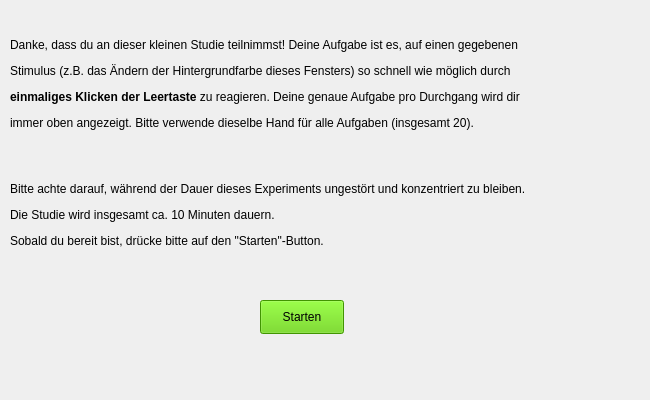
<?xml version="1.0" encoding="UTF-8"?>
<ui version="4.0">
 <class>Form</class>
 <widget class="QWidget" name="Form">
  <property name="geometry">
   <rect>
    <x>0</x>
    <y>0</y>
    <width>650</width>
    <height>400</height>
   </rect>
  </property>
  <property name="minimumSize">
   <size>
    <width>650</width>
    <height>400</height>
   </size>
  </property>
  <property name="maximumSize">
   <size>
    <width>650</width>
    <height>400</height>
   </size>
  </property>
  <property name="windowTitle">
   <string>Willkommen</string>
  </property>
  <property name="locale">
   <locale language="German" country="Germany"/>
  </property>
  <widget class="QPushButton" name="start_study_btn">
   <property name="geometry">
    <rect>
     <x>260</x>
     <y>300</y>
     <width>84</width>
     <height>34</height>
    </rect>
   </property>
   <property name="styleSheet">
    <string notr="true">background-color: rgb(91, 208, 1);</string>
   </property>
   <property name="text">
    <string>Starten</string>
   </property>
  </widget>
  <widget class="QLabel" name="initial_explanation">
   <property name="geometry">
    <rect>
     <x>10</x>
     <y>20</y>
     <width>596</width>
     <height>246</height>
    </rect>
   </property>
   <property name="text">
    <string>&lt;html&gt;&lt;head/&gt;&lt;body&gt;&lt;p&gt;Danke, dass du an dieser kleinen Studie teilnimmst! Deine Aufgabe ist es, auf einen gegebenen&lt;/p&gt;&lt;p&gt;Stimulus (z.B. das Ändern der Hintergrundfarbe dieses Fensters) so schnell wie möglich durch&lt;/p&gt;&lt;p&gt;&lt;span style=&quot; font-weight:600;&quot;&gt;einmaliges Klicken der Leertaste&lt;/span&gt; zu reagieren. Deine genaue Aufgabe pro Durchgang wird dir &lt;/p&gt;&lt;p&gt;immer oben angezeigt. Bitte verwende dieselbe Hand für alle Aufgaben (insgesamt 20).&lt;/p&gt;&lt;p&gt;&lt;br/&gt;&lt;/p&gt;&lt;p&gt;Bitte achte darauf, während der Dauer dieses Experiments ungestört und konzentriert zu bleiben.&lt;/p&gt;&lt;p&gt;Die Studie wird insgesamt ca. 10 Minuten dauern.&lt;/p&gt;&lt;p&gt;Sobald du bereit bist, drücke bitte auf den &amp;quot;Starten&amp;quot;-Button.&lt;/p&gt;&lt;/body&gt;&lt;/html&gt;</string>
   </property>
  </widget>
 </widget>
 <resources/>
 <connections/>
</ui>
